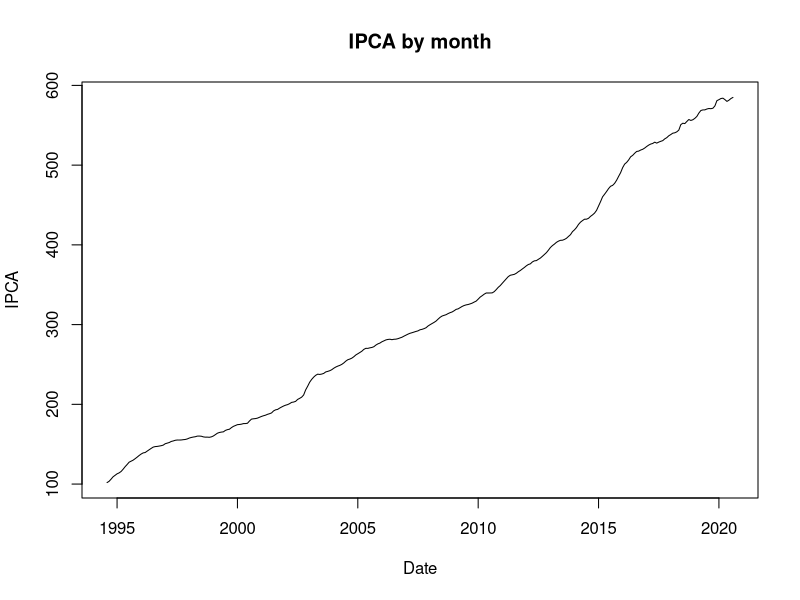
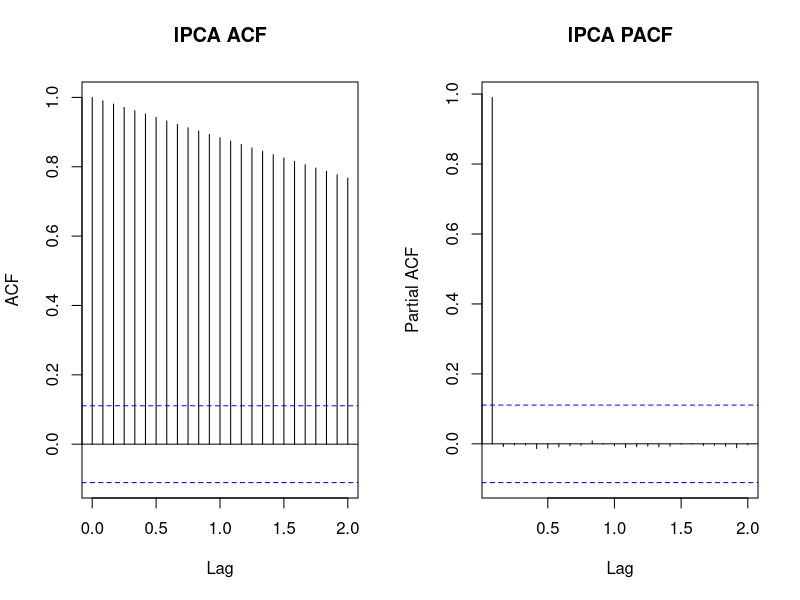
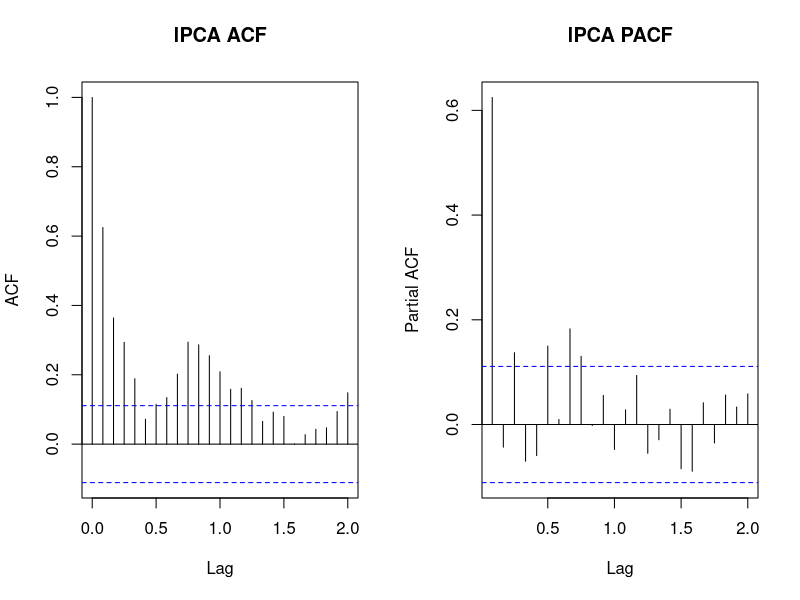
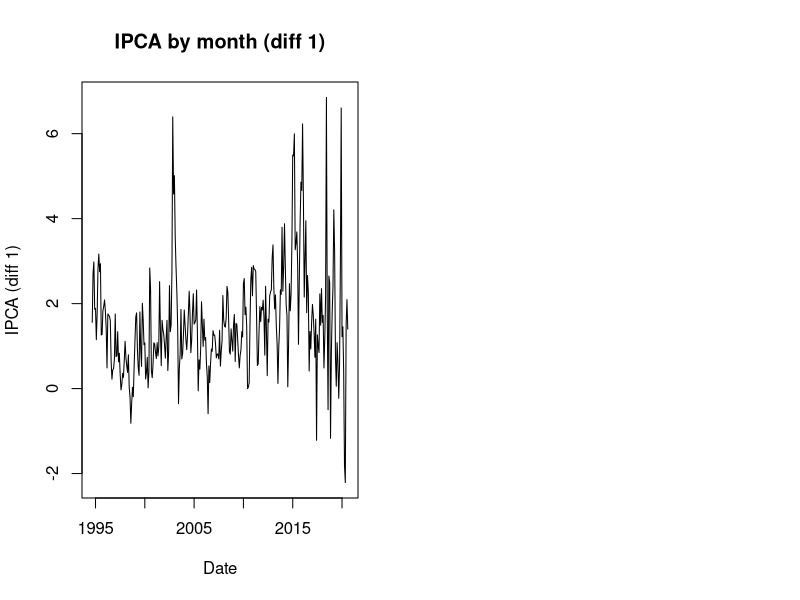
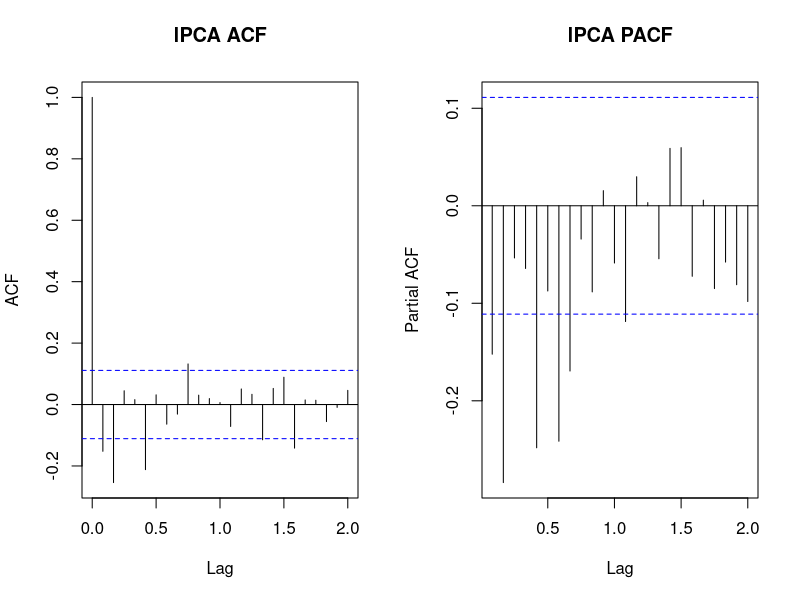
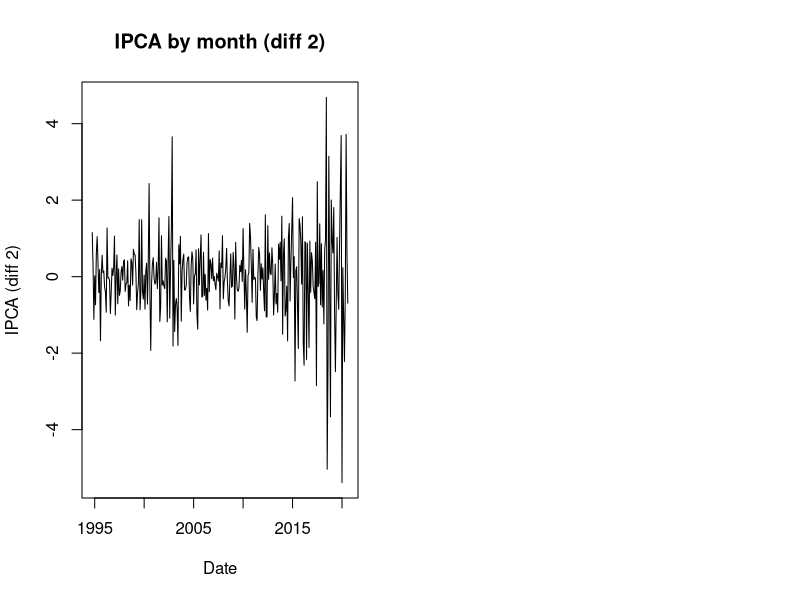
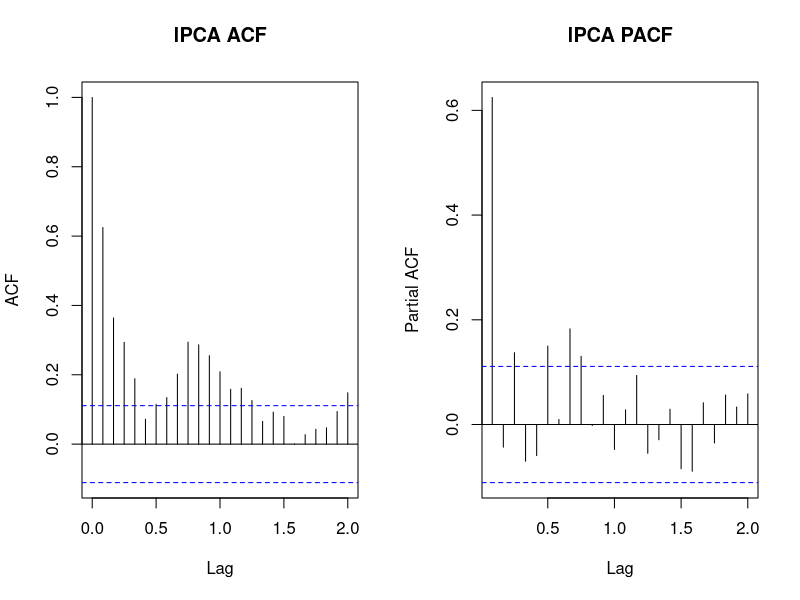
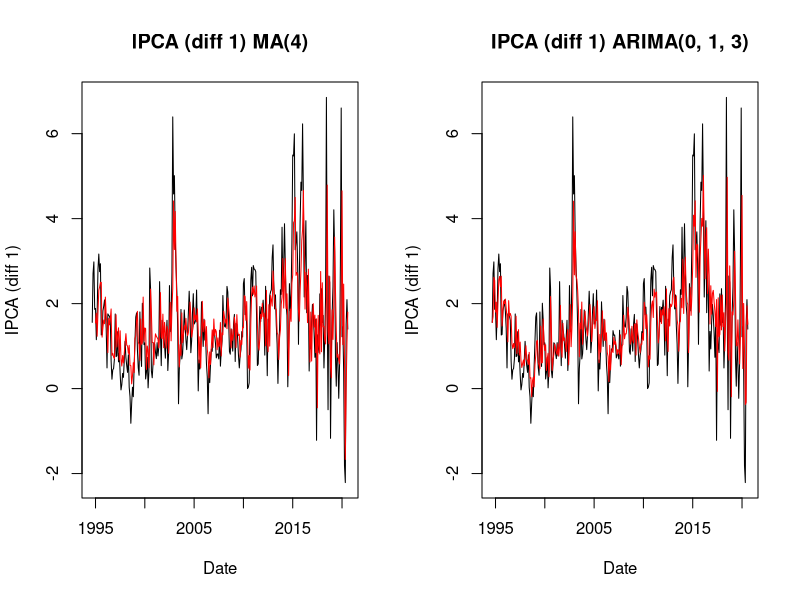

The R source for these figures, in order:
## ---- chunk 1
knitr::opts_chunk$set(echo = TRUE)
library(tseries)
library(forecast)
library(car)
## ---- chunk 2
ipca <- read.csv("ipca.csv")
ipca.ts <- ts(ipca$ipca.acum, start = c(1994, 8), frequency = 12)
plot(ipca.ts, type = "l", main = "IPCA by month", ylab = "IPCA", xlab = "Date")
## ---- chunk 3
diff_series <- function(data, d){
  if(d > 0){
    for(i in 1:d){
      data = diff(data)
    }
  }
  par(mfrow = c(1, 2))
  acf(data, main = "IPCA ACF")
  pacf(data, main = "IPCA PACF")
}
## ---- chunk 4
diff_series(ipca.ts, 0)
## ---- chunk 5
diff_series(ipca.ts, 1)
## ---- chunk 6
plot((diff(ipca.ts)), main = "IPCA by month (diff 1)", xlab = "Date", ylab = "IPCA (diff 1)")
## ---- chunk 7
diff_series(ipca.ts, 2)
## ---- chunk 8
plot(diff(diff(ipca.ts)), main = "IPCA by month (diff 2)", xlab = "Date", ylab = "IPCA (diff 2)")
## ---- chunk 9
diff1_ipca <- diff(ipca.ts, differences = 1)
diff2_ipca <- diff(ipca.ts, differences = 2)
adf.test(diff1_ipca)
## ---- chunk 10
adf.test(diff2_ipca)
## ---- chunk 11
diff_series(diff1_ipca, d = 0)
## ---- chunk 12
model.ma <- arma(diff1_ipca, order = c(0, 4)) 
summary(model.ma)
plot(diff1_ipca, ylab = "IPCA (diff 1)", xlab = "Date", main = "IPCA (diff 1) MA(4)")
lines(model.ma$fitted.values, col = "red")
## ---- chunk 13
model.auto <- auto.arima(diff1_ipca, ic = "aic")
summary(model.auto)
plot(diff1_ipca, ylab = "IPCA (diff 1)", xlab = "Date", main = "IPCA (diff 1) ARIMA(0, 1, 3)")
lines(model.auto$fitted, col = "red")
## ---- chunk 14
qqPlot(model.ma$residuals, main = "QQPlot of residuals")
## ---- chunk 15
par(mfrow = c(1, 2))
acf(model.ma$residuals, na.action = na.pass, main = "ACF of residuals")
pacf(model.ma$residuals, na.action = na.pass, main = "PACF of residuals")
